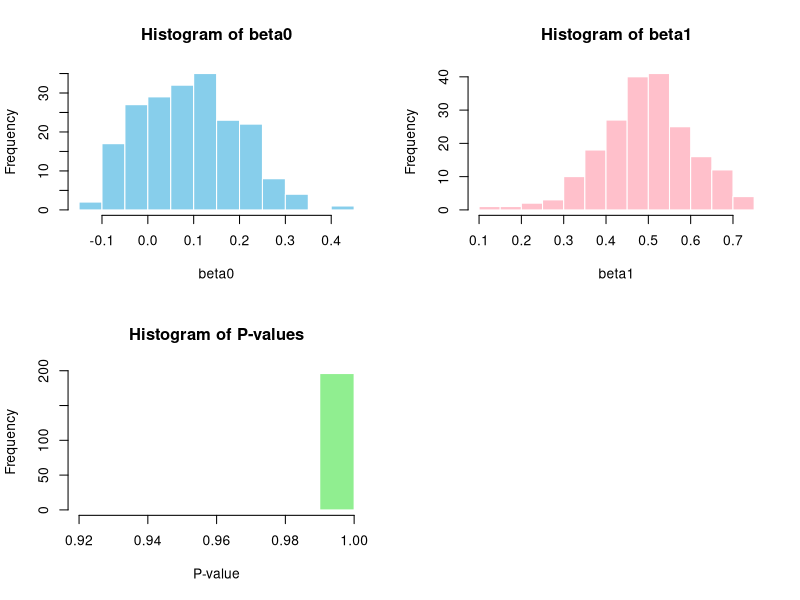

Write R code to recreate this figure.
# Set seed for reproducibility
set.seed(707)

# Number of observations and simulations
n <- 100  # Sample size
num_simulations <- 200  # Number of simulations

# Initialize storage for estimates and p-values
beta0_estimates <- numeric(num_simulations)
beta1_estimates <- numeric(num_simulations)
p_values <- numeric(num_simulations)

# Simulation loop
for (i in 1:num_simulations) {
  # Generate data
  X <- rnorm(n, mean = 0, sd = 1)
  epsilon <- rnorm(n, mean = 0, sd = 1)
  Y <- 0.5 * X + 0.1 + epsilon
  
  # Estimate beta0 and beta1
  beta1_hat <- sum((X - mean(X)) * (Y - mean(Y))) / sum((X - mean(X))^2)
  beta0_hat <- mean(Y) - beta1_hat * mean(X)
  
  # Store estimates
  beta0_estimates[i] <- beta0_hat
  beta1_estimates[i] <- beta1_hat
  
  # Hypothesis testing for beta1
  beta1_var <- 1 / sum((X - mean(X))^2)  # Variance of beta1
  test_stat <- beta1_hat / sqrt(beta1_var)  # Test statistic
  p_values[i] <- pnorm(test_stat, lower.tail = TRUE)  # P-value for H0: beta1 = 0
}

# Display estimates from the first simulation
cat("Example estimates from the first simulation:\n")
cat("Estimated beta0:", beta0_estimates[1], "\n")
cat("Estimated beta1:", beta1_estimates[1], "\n")

# Plot histograms
par(mfrow = c(2, 2))  # Arrange plots in a 2x2 grid
hist(beta0_estimates, main = "Histogram of beta0", xlab = "beta0", col = "skyblue", border = "white")
hist(beta1_estimates, main = "Histogram of beta1", xlab = "beta1", col = "pink", border = "white")
hist(p_values, main = "Histogram of P-values", xlab = "P-value", col = "lightgreen", border = "white")

# Reset plot layout to default
par(mfrow = c(1, 1))